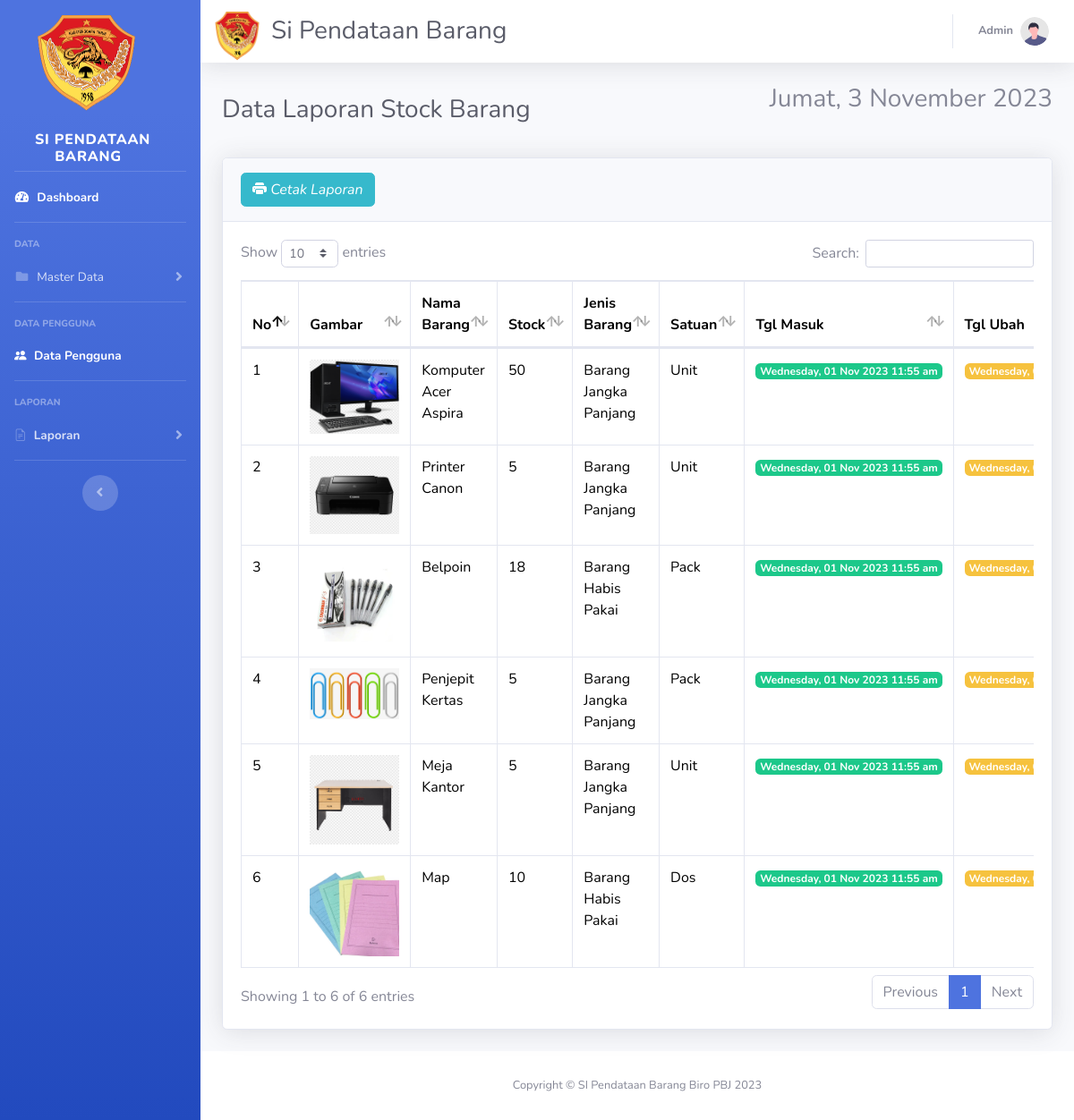
Screenshot of /laporan/stock.php (signed in) with the database file from the repository.
### tables this page shows
CREATE TABLE `stock_barang` (
  `kode_stok` int(11) NOT NULL,
  `jumlah_seluruh` varchar(25) NOT NULL,
  `nama_barang` varchar(25) NOT NULL,
  `jenis` varchar(25) NOT NULL,
  `satuan` varchar(25) NOT NULL,
  `image` varchar(99) DEFAULT NULL,
  `created_at` datetime NOT NULL DEFAULT current_timestamp(),
  `updated_at` datetime NOT NULL DEFAULT current_timestamp()
);

### laporan/stock.php (the view, shortened to what this page needs)
<?php
require '../function.php';
?>
<!DOCTYPE html>
<html lang="en">
<head>
    <link rel="stylesheet" href="https://cdn.jsdelivr.net/npm/bootstrap-icons@1.11.1/font/bootstrap-icons.css">
    <link href="vendor/fontawesome-free/css/all.min.css" rel="stylesheet" type="text/css">
    <link href="css/sb-admin-2.min.css" rel="stylesheet">
    <link href="vendor/datatables/dataTables.bootstrap4.min.css" rel="stylesheet">
</head>
<body id="page-top">
    <div id="wrapper">
        <?php require_once("../sidebar.php"); ?>
        <div id="content-wrapper" class="d-flex flex-column">
            <div id="content">
                <nav class="navbar navbar-expand navbar-light bg-white topbar mb-4 static-top shadow">
                    <div class="container-fluid"><img src="img/logo-removebg-preview.png" width="50" height="56" style="margin-top: 91px;padding-top: 0px;margin-bottom: 82px;">
                        <h3 class="text-dark mb-0" style="padding-right: 0px;margin-right: -579px;padding-left: 13px;">Si Pendataan Barang</h3>
                        <ul class="navbar-nav ml-auto">
                            <li class="nav-item dropdown no-arrow">
                                <a class="nav-link dropdown-toggle" href="#" id="userDropdown" role="button" data-toggle="dropdown" aria-haspopup="true" aria-expanded="false">
                                    <span class="mr-2 d-none d-lg-inline text-gray-600 small"><b><?php echo $_SESSION['level']; ?></b></span>
                                    <img class="img-profile rounded-circle" src="img/undraw_profile.svg">
                                </a>
                            </li>
                        </ul>
                </nav>
                <div class="container-fluid">
                    <div class="d-sm-flex align-items-center justify-content-between mb-4">
                        <h1 class="h3 mb-0 text-gray-800">Data Laporan Stock Barang</h1>
                        <ul class="notification-area pull-right">
                            <h3>
                                <div class="date">
                                </div>
                            </h3>
                        </ul>
                    </div>
                    <div class="card shadow mb-4">
                        <div class="card-header py-3">
                            <a href="export.php">
                                <butoon type="butoon" class="btn btn-info"><i class="bi bi-printer-fill"> Cetak Laporan</i> </button>
                            </a>
                        </div>
                        <div class="card-body">
                            <div class="table-responsive">
                                <table class="table table-bordered" id="dataTable" width="100%" cellspacing="0">
                                    <thead>
                                        <tr>
                                            <th>No</th>
                                            <th>Gambar</th>
                                            <th>Nama Barang</th>
                                            <th>Stock</th>
                                            <th>Jenis Barang</th>
                                            <th>Satuan</th>
                                            <th>Tgl Masuk</th>
                                            <th>Tgl Ubah</th>
                                        </tr>
                                    </thead>
                                    <tbody>
                                        <?php
                                        $i = 1;
                                        $ambilsemuadatastock = mysqli_query($conn, "SELECT * FROM stock_barang");
                                        while ($data = mysqli_fetch_array($ambilsemuadatastock)) {
                                            $nama_barang = $data['nama_barang'];
                                            $jumlah_seluruh = $data['jumlah_seluruh'];
                                            $jenis = $data['jenis'];
                                            $satuan = $data['satuan'];
                                            $gambar = $data['image'];
                                            if ($gambar == null) {
                                                $img = 'No Photo';
                                            } else {
                                                $img = '<img src="../images/' . $gambar . '" class="zoomable">';
                                            }
                                        ?>
                                            <tr>
                                                <td><?= $i++; ?></td>
                                                <td><?= $img; ?></td>
                                                <td><?= $nama_barang; ?></td>
                                                <td><?= $jumlah_seluruh; ?></td>
                                                <td><?= $jenis; ?></td>
                                                <td><?= $satuan; ?></td>
                                                <td>
                                                    <div class="badge badge-success">
                                                        <?php $dateCreate = date_create($data["created_at"]);
                                                        echo date_format($dateCreate, "l, d M Y h:i a"); ?>
                                                    </div>
                                                </td>
                                                <td>
                                                    <div class="badge badge-warning">
                                                        <?php $dateUpdate = date_create($data["updated_at"]);
                                                        echo date_format($dateUpdate, "l, d M Y h:i a"); ?>
                                                    </div>
                                                </td>
                                            </tr>
                                        <?php
                                        };
                                        ?>
                                    </tbody>
                                </table>
                            </div>
                        </div>
                    </div>
                </div>
            </div>
            <footer class="sticky-footer bg-white">
                <div class="container my-auto">
                    <div class="copyright text-center my-auto">
                        <span>Copyright &copy; SI Pendataan Barang Biro PBJ 2023</span>
                    </div>
                </div>
            </footer>
        </div>
    </div>
</body>
</html>

### laporan/stock.php (style rules this page uses)
.zoomable { width: 100px; }

### rows the page displays
stock_barang: image (picture), nama_barang "Komputer Acer Aspira", jumlah_seluruh "50", jenis "Barang Jangka Panjang", satuan "Unit", created_at "Wednesday, 01 Nov 2023 11:55 am", updated_at "Wednesday,…"
stock_barang: image (picture), nama_barang "Printer Canon", jumlah_seluruh "5", jenis "Barang Jangka Panjang", satuan "Unit", created_at "Wednesday, 01 Nov 2023 11:55 am", updated_at "Wednesday,…"
stock_barang: image (picture), nama_barang "Belpoin", jumlah_seluruh "18", jenis "Barang Habis Pakai", satuan "Pack", created_at "Wednesday, 01 Nov 2023 11:55 am", updated_at "Wednesday,…"
stock_barang: image (picture), nama_barang "Penjepit Kertas", jumlah_seluruh "5", jenis "Barang Jangka Panjang", satuan "Pack", created_at "Wednesday, 01 Nov 2023 11:55 am", updated_at "Wednesday,…"
stock_barang: image (picture), nama_barang "Meja Kantor", jumlah_seluruh "5", jenis "Barang Jangka Panjang", satuan "Unit", created_at "Wednesday, 01 Nov 2023 11:55 am", updated_at "Wednesday,…"
stock_barang: image (picture), nama_barang "Map", jumlah_seluruh "10", jenis "Barang Habis Pakai", satuan "Dos", created_at "Wednesday, 01 Nov 2023 11:55 am", updated_at "Wednesday,…"

### other values shown
$_SESSION['level'] "Admin"
